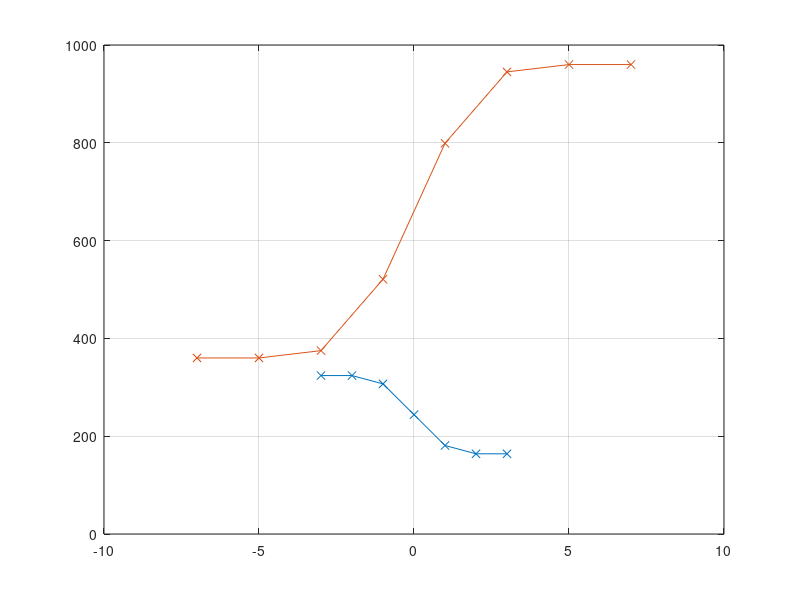

The MATLAB script that drew this image:
%PT8612test

ty=(-3:3)';
y=[324 324 307 244 181 164 164]';

tc=(-7:2:7)';
c=[360 360 375 521 799 945 960 960]';

plot(ty,y,'x-')
hold on 
plot(tc,c,'x-')
grid on